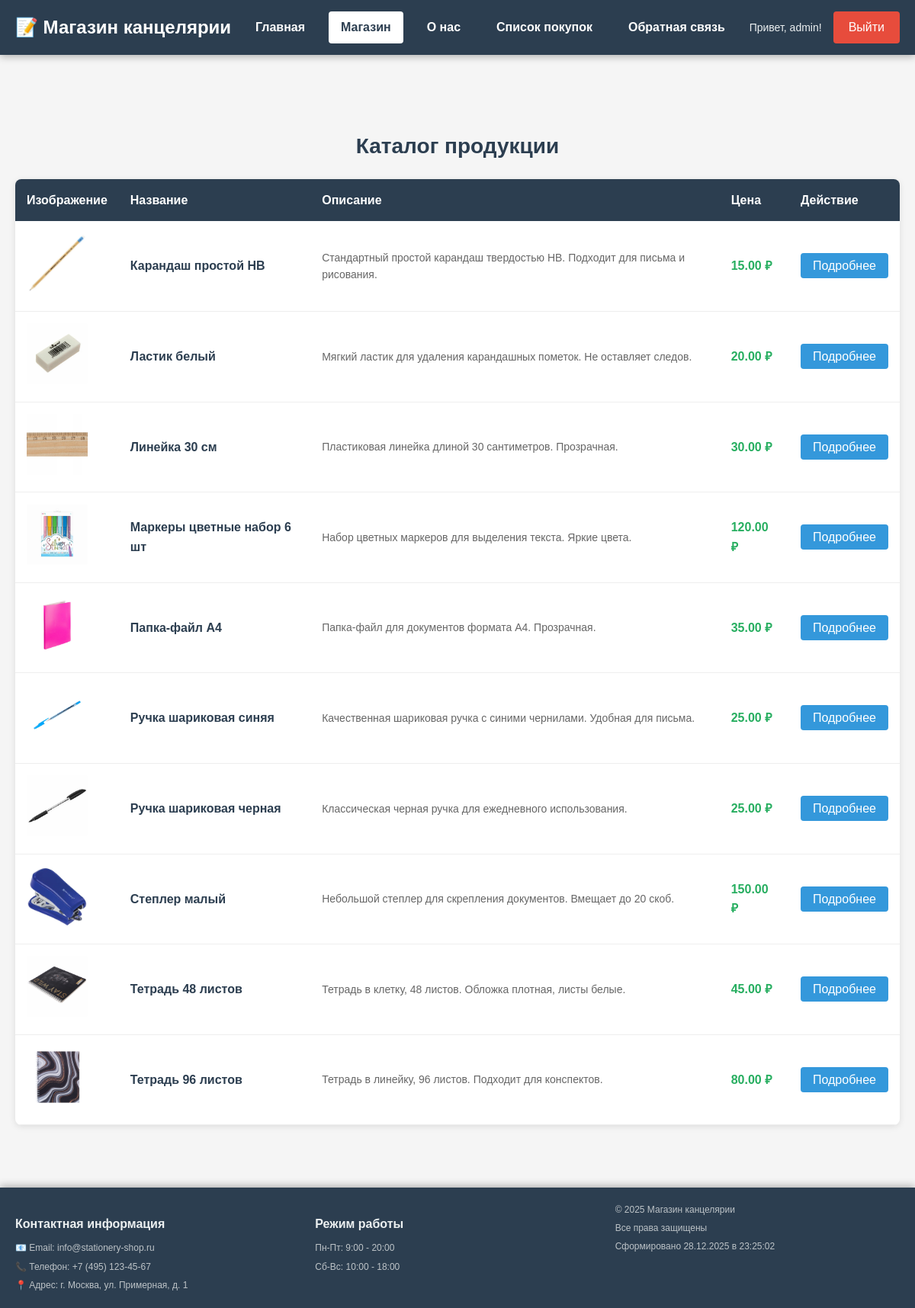
/shop.php (signed in), run on the app's committed database.
### tables this page shows
CREATE TABLE IF NOT EXISTS users (
    id INT AUTO_INCREMENT PRIMARY KEY,
    login VARCHAR(50) UNIQUE NOT NULL,
    password VARCHAR(255) NOT NULL,
    email VARCHAR(100),
    created_at TIMESTAMP DEFAULT CURRENT_TIMESTAMP
);

CREATE TABLE IF NOT EXISTS products (
    id INT AUTO_INCREMENT PRIMARY KEY,
    name VARCHAR(200) NOT NULL,
    description TEXT,
    price DECIMAL(10, 2) NOT NULL,
    image VARCHAR(255),
    category VARCHAR(100),
    characteristics TEXT,
    quantity INT DEFAULT 0,
    created_at TIMESTAMP DEFAULT CURRENT_TIMESTAMP
);

### shop.php (the view, shortened to what this page needs)
<?php
include 'header.php';
$result = $mysql->query("SELECT * FROM products ORDER BY name");
$products = [];
while ($row = $result->fetch_assoc()) {
    $products[] = $row;
}
?>
<div class="main-content">
    <h2>Каталог продукции</h2>
    <div class="products-table-container">
        <table class="products-table">
            <thead>
                <tr>
                    <th>Изображение</th>
                    <th>Название</th>
                    <th>Описание</th>
                    <th>Цена</th>
                    <th>Действие</th>
                </tr>
            </thead>
            <tbody>
                <?php foreach ($products as $product): ?>
                    <tr>
                        <td class="product-image-cell">
                            <img src="images/<?php echo htmlspecialchars($product['image']); ?>"
                                 alt="<?php echo htmlspecialchars($product['name']); ?>"
                                 onerror="this.src='images/no-image.jpg'"
                                 class="table-product-image">
                        </td>
                        <td class="product-name-cell">
                            <strong><?php echo htmlspecialchars($product['name']); ?></strong>
                        </td>
                        <td class="product-description-cell">
                            <?php echo htmlspecialchars(mb_substr($product['description'], 0, 100)); ?>
                        </td>
                        <td class="product-price-cell">
                            <strong><?php echo number_format($product['price'], 2, '.', ' '); ?> ₽</strong>
                        </td>
                        <td class="product-action-cell">
                            <a href="product.php?id=<?php echo $product['id']; ?>" class="view-details-btn">
                                Подробнее
                            </a>
                        </td>
                    </tr>
                <?php endforeach; ?>
            </tbody>
        </table>
    </div>
</div>
<?php include 'footer.php'; ?>

### header.php (shortened to what this page needs)
<?php
include 'database.php';
$is_logged_in = isset($_SESSION['user_id']);
$current_user = null;
if ($is_logged_in) {
    $stmt = $mysql->prepare("SELECT * FROM users WHERE id = ?");
    $stmt->bind_param("i", $_SESSION['user_id']);
    $stmt->execute();
    $result = $stmt->get_result();
    $current_user = $result->fetch_assoc();
}
?>
<!DOCTYPE html>
<html lang="ru">
<head>
    <link rel="stylesheet" href="style.css">
</head>
<body>
    <div class="header">
        <div class="header-content">
            <div class="logo-section">
                <h1>📝 Магазин канцелярии</h1>
            </div>
            <nav class="navbar">
                <a href="index.php" class="<?php echo (basename($_SERVER['PHP_SELF']) == 'index.php') ? 'active' : ''; ?>">Главная</a>
                <a href="shop.php" class="<?php echo (basename($_SERVER['PHP_SELF']) == 'shop.php') ? 'active' : ''; ?>">Магазин</a>
                <a href="about.php" class="<?php echo (basename($_SERVER['PHP_SELF']) == 'about.php') ? 'active' : ''; ?>">О нас</a>
                <?php if ($is_logged_in): ?>
                    <a href="cart.php" class="<?php echo (basename($_SERVER['PHP_SELF']) == 'cart.php') ? 'active' : ''; ?>">Список покупок</a>
                    <a href="feedback.php" class="<?php echo (basename($_SERVER['PHP_SELF']) == 'feedback.php') ? 'active' : ''; ?>">Обратная связь</a>
                <?php endif; ?>
            </nav>
            <div class="auth-section">
                <?php if ($is_logged_in): ?>
                    <span class="user-info">Привет, <?php echo htmlspecialchars($current_user['login']); ?>!</span>
                    <a href="logout.php" class="logout-btn">Выйти</a>
                <?php else: ?>
                    <a href="login.php" class="login-btn">Войти</a>
                <?php endif; ?>
            </div>
        </div>
    </div>

### style.css (style rules this page uses)
* { box-sizing: border-box; margin: 0; padding: 0; }
body { font-family: Arial, sans-serif; background: #f5f5f5; color: #333; line-height: 1.6; padding-top: 120px; padding-bottom: 200px; }
.header { background: #2c3e50; color: #fff; padding: 15px 0; position: fixed; top: 0; width: 100%; z-index: 1000; box-shadow: 0 2px 10px rgba(0, 0, 0, 0.3); }
.header-content { max-width: 1200px; margin: 0 auto; padding: 0 20px; display: flex; justify-content: space-between; align-items: center; flex-wrap: wrap; }
.logo-section h1 { font-size: 24px; margin: 0; }
.navbar { display: flex; gap: 15px; flex-wrap: wrap; }
.navbar a { text-decoration: none; color: #fff; font-weight: 600; padding: 8px 16px; border-radius: 4px; transition: all 0.3s ease; }
.navbar a.active { background: #fff; color: #2c3e50; }
.auth-section { display: flex; align-items: center; gap: 15px; }
.user-info { color: #ecf0f1; font-size: 14px; }
.login-btn, .logout-btn { background: #3498db; color: white; padding: 8px 20px; text-decoration: none; border-radius: 4px; transition: background 0.3s ease; }
.logout-btn { background: #e74c3c; }
.main-content { max-width: 1200px; margin: 0 auto; padding: 20px; }
h2 { color: #2c3e50; margin: 30px 0 20px; font-size: 28px; text-align: center; }
.products-table-container { background: #fff; border-radius: 8px; overflow: hidden; box-shadow: 0 2px 8px rgba(0, 0, 0, 0.1); margin: 20px 0; }
.products-table { width: 100%; border-collapse: collapse; }
.products-table thead { background: #2c3e50; color: white; }
.products-table th { padding: 15px; text-align: left; font-weight: 600; }
.products-table td { padding: 15px; border-bottom: 1px solid #eee; }
.table-product-image { width: 80px; height: 80px; object-fit: cover; border-radius: 4px; }
.product-name-cell { font-weight: 600; color: #2c3e50; }
.product-description-cell { color: #666; font-size: 14px; }
.product-price-cell { color: #27ae60; font-size: 16px; }
.view-details-btn { background: #3498db; color: white; padding: 8px 16px; text-decoration: none; border-radius: 4px; transition: background 0.3s ease; }

### data on the page
users: login "admin"
products: image (picture), name "Карандаш простой HB", description "Стандартный простой карандаш твердостью HB. Подходит для письма и рисования.", price "15.00"
products: image (picture), name "Ластик белый", description "Мягкий ластик для удаления карандашных пометок. Не оставляет следов.", price "20.00"
products: image (picture), name "Линейка 30 см", description "Пластиковая линейка длиной 30 сантиметров. Прозрачная.", price "30.00"
products: image (picture), name "Маркеры цветные набор 6 шт", description "Набор цветных маркеров для выделения текста. Яркие цвета.", price "120.00"
products: image (picture), name "Папка-файл А4", description "Папка-файл для документов формата А4. Прозрачная.", price "35.00"
products: image (picture), name "Ручка шариковая синяя", description "Качественная шариковая ручка с синими чернилами. Удобная для письма.", price "25.00"
products: image (picture), name "Ручка шариковая черная", description "Классическая черная ручка для ежедневного использования.", price "25.00"
products: image (picture), name "Степлер малый", description "Небольшой степлер для скрепления документов. Вмещает до 20 скоб.", price "150.00"
products: image (picture), name "Тетрадь 48 листов", description "Тетрадь в клетку, 48 листов. Обложка плотная, листы белые.", price "45.00"
products: image (picture), name "Тетрадь 96 листов", description "Тетрадь в линейку, 96 листов. Подходит для конспектов.", price "80.00"
